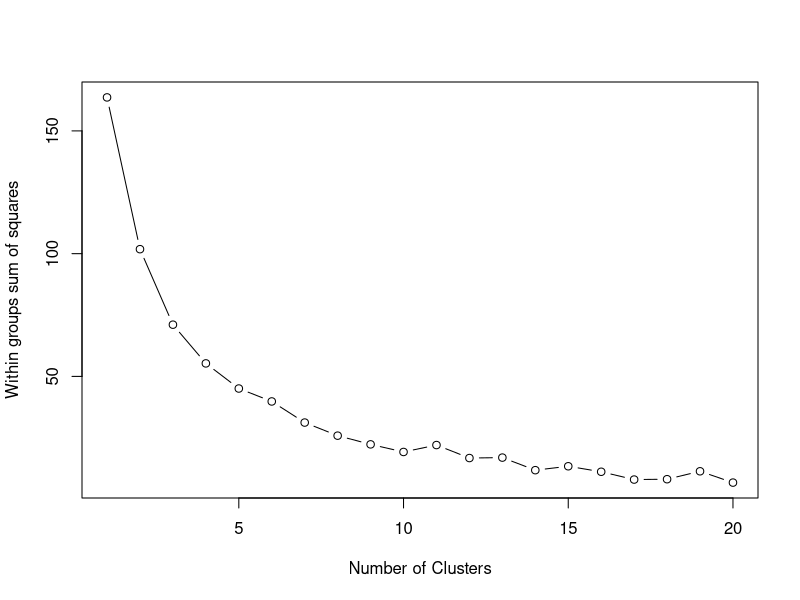
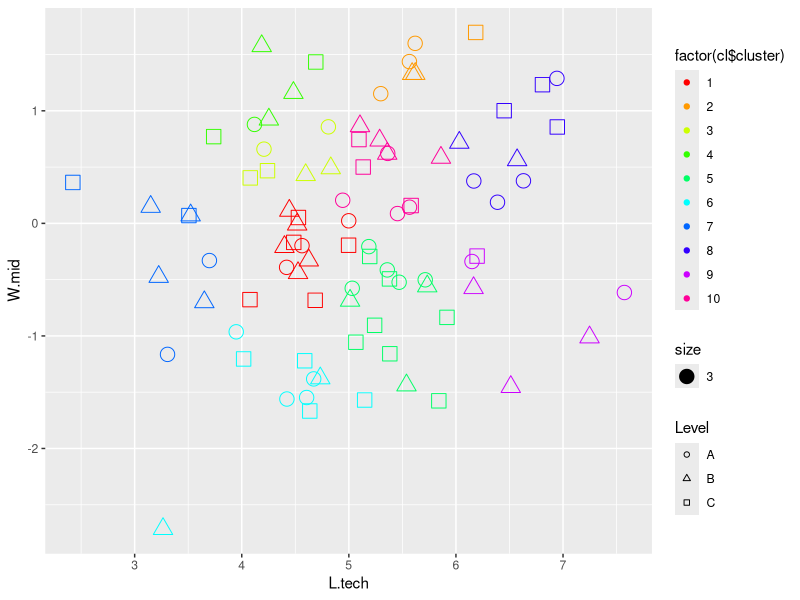

These figures' R source, in order:
#Cluster Analysis Example

#Libraries
library(fpc)
library(ggplot2)

#Example Data
df.c<-data.frame(Level = rep(c("A","B","C"),each = 30),
  Rock = rep(c("Rock1","Rock2","Rock3","Rock4","Rock5"),18),
  L.tech = rnorm(90,mean=5), W.mid = rnorm(90))

# Question
#Is there a break in the data sets that would separate the data by technical length and width 
#at mid point.  Show the data in terms of Rock type and/or Level
#Note:  Some code based off work from StackOverFlow - 
#http://stackoverflow.com/questions/15376075/
#cluster-analysis-in-r-determine-the-optimal-number-of-clusters

## Methodology
#Determine the number of clusters - plots the Sum of Square Erros Scree Plot for 1 to 20 clusters.  
#Change the maximum number of cluster depending on your data, or if the original plot is not 
#showing sufficient convergence towards minimal SSE

#Note, in this example, the clusters are based on columns 3 and 4
wss <- (nrow(df.c[,3:4])-1)*sum(apply(df.c[,3:4],2,var))
    for (i in 2:20) wss[i] <- sum(kmeans(df.c[,3:4],centers=i)$withinss)
    plot(1:20, wss, type="b", xlab="Number of Clusters", ylab="Within groups sum of squares")

#Partion around medoids to estimate the best number of clusters
        pamk.best <- pamk(df.c[,3:4])
        cat("Optimimum number of clusters:", pamk.best$nc, "\n")

#Plot Clusters - you can either use the number that Partioning returned (pamk.best$nc) 
#or enter the amount based on your visual inspection of the SSE plot.  
#The plot below shows the data separated by Level, using shape = Level, 
#and gives the color based on the assigned cluster.

n <- pamk.best$nc
cl <- kmeans(df.c[,c(3:4)], n)
p<- ggplot(data = df.c,aes(x = L.tech, y= W.mid))         
p1<- p+ geom_point(aes(shape = Level, col= factor(cl$cluster), size=3)) + 
        scale_shape(solid = FALSE) +
        scale_colour_manual(values = rainbow(n))
p1
